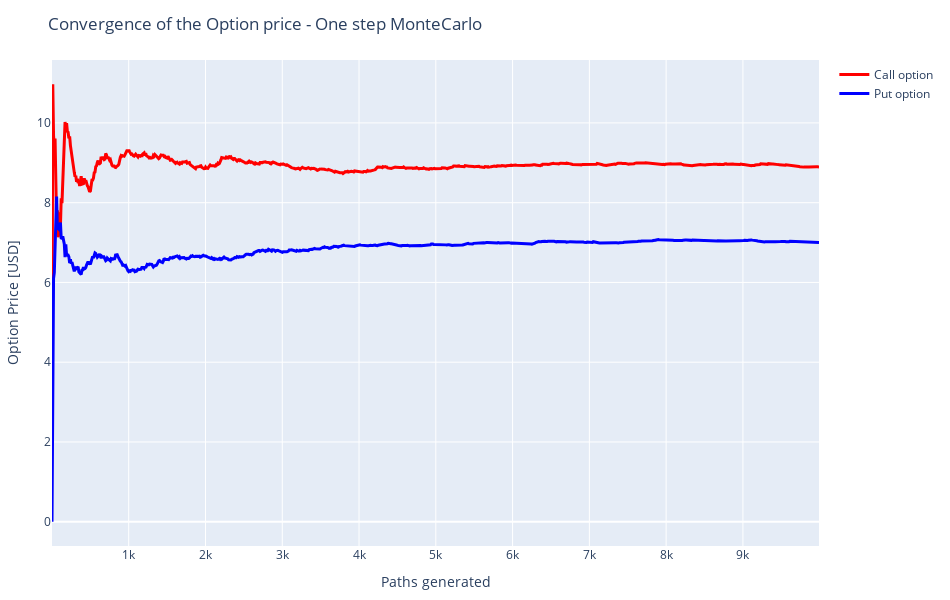

The code cell stored with this chart in its notebook:
### Code cell
# here chart about convergence

paths = 1:10:10000

call_price = Array{Float64}( undef, length(paths) )
put_price  = Array{Float64}( undef, length(paths) )

for x=1:length(paths)
    S_OS=S0.*[exp((r-.5*sigma^2)*T + sigma*sqrt(T)*e[j]) for j=1:paths[x]]

    call_price[x] = mean(max.(S_OS .- K, 0))
    put_price[ x] = mean(max.(K .- S_OS, 0))
end

CallPlot=PlotlyJS.scatter(;x=paths, y=call_price, name="Call option", line=attr(color="red",  width=3, dash="solid" ))
PutPlot =PlotlyJS.scatter(;x=paths, y= put_price, name= "Put option", line=attr(color="blue", width=3, dash="solid" ))
layout=Layout(title="Convergence of the Option price - One step MonteCarlo",
              yaxis_title="Option Price [USD]", xaxis_title="Paths generated",
              width=950, height=600,)
PricesPlot=PlotlyJS.plot([CallPlot, PutPlot], layout)
#PlotlyJS.savefig(PricesPlot, "figures/Vanilla_OneStep.pdf", width=950, height=450)

### Figure 1 — Plotly figure (JSON) as saved in the notebook; plotly's stock layout.template omitted (floating-point values rounded to 4 significant figures; data arrays with more than 128 entries replaced by an {"elided": "..."} marker saying what was removed)
{"data": [{"line": {"color": "red", "dash": "solid", "width": 3}, "name": "Call option", "type": "scatter", "x": {"elided": "1000 int values"}, "y": {"elided": "1000 float values"}}, {"line": {"color": "blue", "dash": "solid", "width": 3}, "name": "Put option", "type": "scatter", "x": {"elided": "1000 int values"}, "y": {"elided": "1000 float values"}}], "layout": {"height": 600, "margin": {"b": 50, "l": 50, "r": 50, "t": 60}, "title": "Convergence of the Option price - One step MonteCarlo", "width": 950, "xaxis": {"title": {"text": "Paths generated"}}, "yaxis": {"title": {"text": "Option Price [USD]"}}}}
